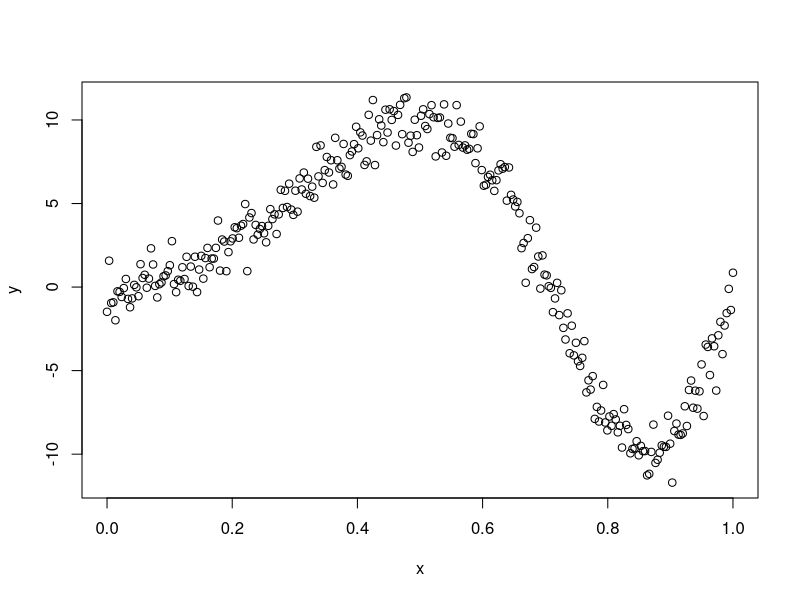
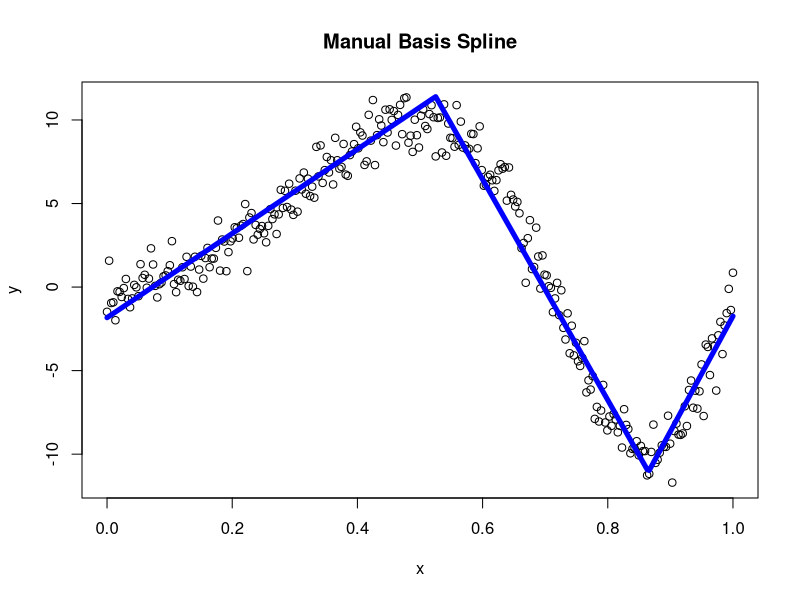
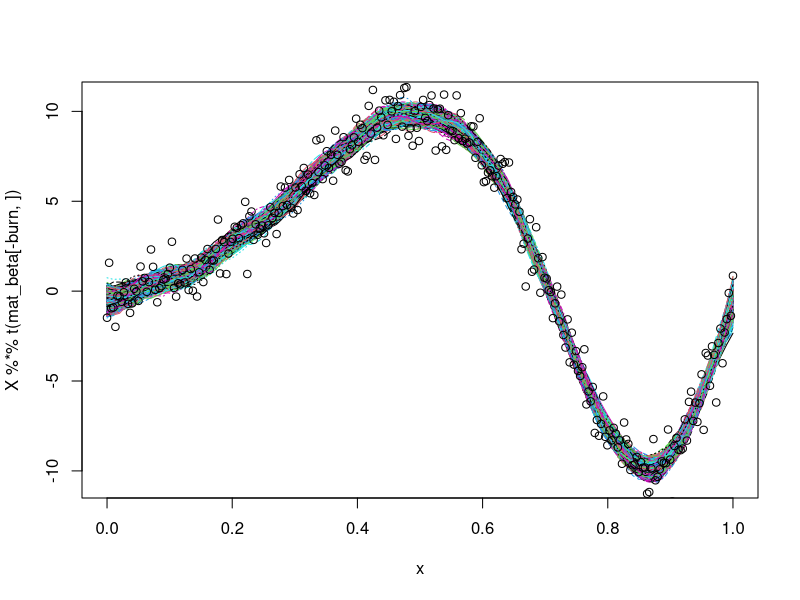
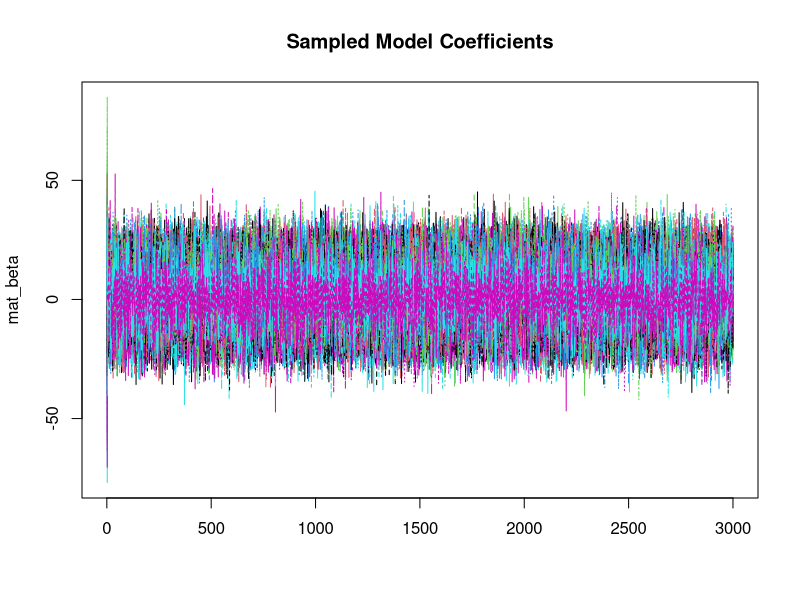
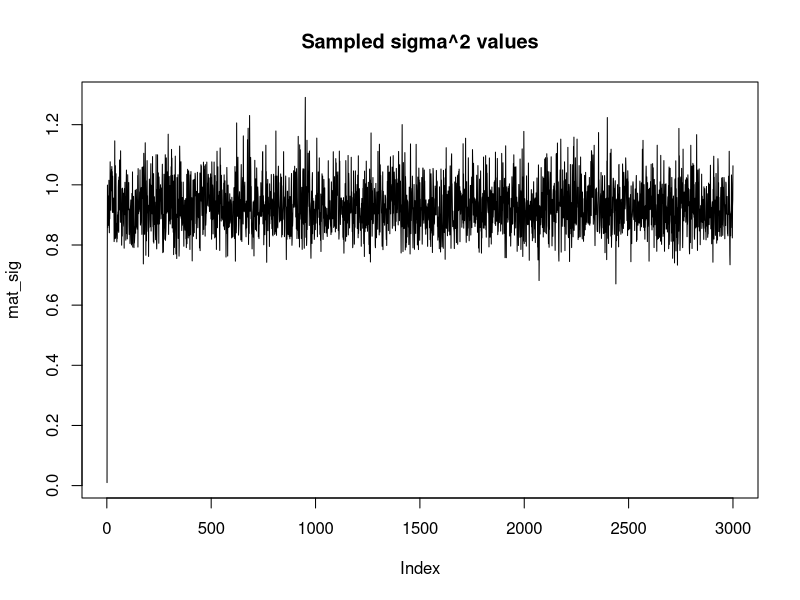
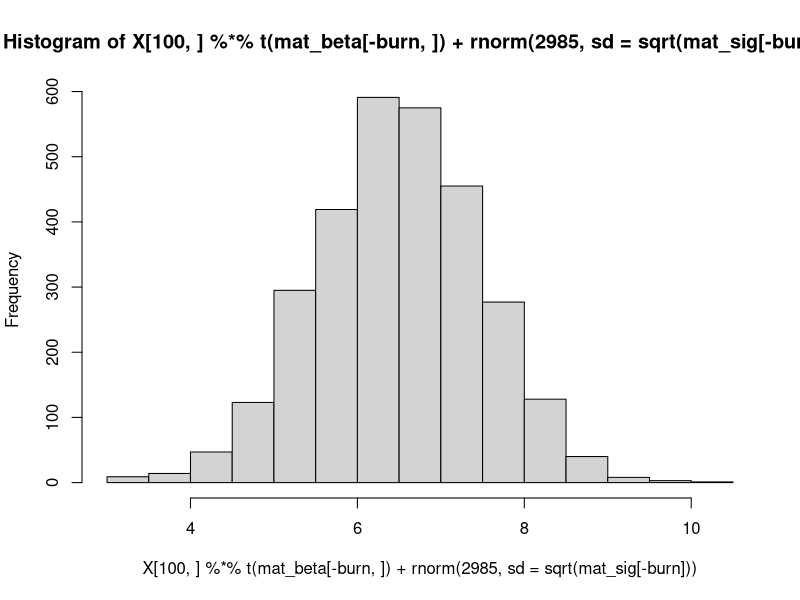
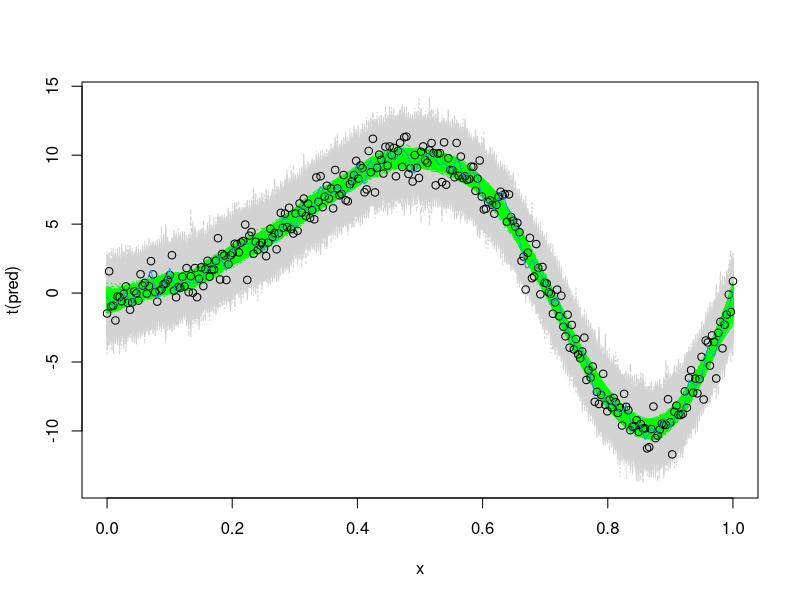

These figures' R source, in order:
## ---- chunk 1
knitr::opts_chunk$set(echo = TRUE)
## ---- chunk 2
set.seed(12)
n<-300
x<-seq(0,1,length.out=n)
y<-sin(2*pi*x^2)*10+rnorm(n)
plot(x,y)
## ---- chunk 3
generate_spline <- function(tvec, y, x, nknot = length(tvec)) {
  s <- sample(c(1), nknot, replace = TRUE)
  Bmat <- matrix(NA, nknot, length(x))
  hs <- Bmat
  
  for(i in 1:nknot) {
    for(j in 1:length(x)) {
      Bmat[i,j] <- max(s[i] * (x[j] - tvec[i]), 0)
    } #creating basis functions
  }
  
  mBmat <- t(Bmat)
  mod <- lm(y ~ mBmat) #use gibbs to sample coefs in bayes
  pred <- predict(mod)
  
  sq <- x
  for(ii in 1:nknot) {
    if(s[i] == 1) {
      hs[ii,] <- sq - tvec[ii]
      hs[ii,][sq < tvec[ii]] <- 0
    }
    else {
      hs[ii,] <- -1*(sq - tvec[ii])
      hs[ii,][sq < tvec[ii]] <- 0
    }
  } #setting x values
  
  plot(x,y, main = "Manual Basis Spline")
  lines(x, pred, type = "l", lwd = 5, col="blue1")
  summary(mod)
}

## ---- chunk 4
tv <- c(0, 0.525, 0.865) #vector of t-values
generate_spline(tv, y = y, x = x)
## ---- chunk 5
library(mvtnorm)
bayes_spline <- function(tvec, y, x, nknot = length(tvec)) {
  s <- sample(c(1), nknot, replace = TRUE)
  Bmat <- matrix(NA, nknot, length(x))
  hs <- Bmat
  
  for(i in 1:nknot) {
    for(j in 1:length(x)) {
      Bmat[i,j] <- max(s[i] * (x[j] - tvec[i]), 0)
    } #creating basis
  } #X Matrix
  
  X <- t(Bmat)
  X <- cbind(1, X)
  
  p_sig <- function(a = 0, b = 0, n = nrow(X), beta) {
    a_term <- a + (n/2)
    b_term <- 0.5 * (2*b + (t(y - (X %*% beta)) %*% (y - (X %*% beta)))) #y, X defined above
    1 / rgamma(1, shape = a_term, rate = b_term)
  }
  
  p_beta <- function(sig_sq, tau_sq = 100, p = ncol(X)-1) {
    sig <- solve( (1/sig_sq) * (t(X) %*% X) + (1/tau_sq) * diag(p+1) )
    mu <- (1/sig_sq) * sig %*% t(X) %*% y
    rmvnorm(1, mean = mu, sigma = sig)
  }
  
  gibbs <- function(its) {
    mat_beta <- matrix(NA, its, ncol(X))
    mat_sig <- rep(NA, its)
    mat_sig[1] <- 0.01
    mat_beta[1,] <- rep(0, ncol(X))
    for(it in 2:its) {
      mat_beta[it,] <- p_beta(sig_sq = mat_sig[it-1])
      mat_sig[it] <- p_sig(beta = mat_beta[it,])
    }
    list(mat_beta, mat_sig)
  }

  its <- 3000
  a <- gibbs(its = its)
  mat_beta <- a[[1]] #beta values
  mat_sig <- a[[2]] #sig^2 values  
  
  list(mat_beta, mat_sig, X)
}
bayesian <- bayes_spline(seq(0,1,by=.01), y = y, x = x)
mat_beta <- bayesian[[1]]
mat_sig <- bayesian[[2]]
X <- bayesian[[3]]
burn <- 1:15
colMeans(mat_beta[-burn,]) #target: -1.83, 25.19, -91.23, 135.03
mean(mat_sig[-burn]) #target: 1.46
## ---- chunk 6
matplot(x, X %*% t(mat_beta[-burn,]), type = "l")
points(x,y)
## ---- chunk 7
matplot(mat_beta, type = "l", main = "Sampled Model Coefficients")
plot(mat_sig, type = "l", main = "Sampled sigma^2 values")
## ---- chunk 8
mean.pred<-X %*% t(mat_beta[-burn,])
pred<-t(mean.pred) + rnorm(300*2985,sd=sqrt(mat_sig[-burn]))
hist(X[100,]%*%t(mat_beta[-burn,]) + rnorm(2985,sd=sqrt(mat_sig[-burn])))
matplot(x,t(pred),type='l',col='lightgrey')
matplot(x,mean.pred,type='l',col='green',add=T)
points(x,y)
lines(x,X[,1:99]%*%lm(y~X[,1:99]-1)$coef,col=4)
